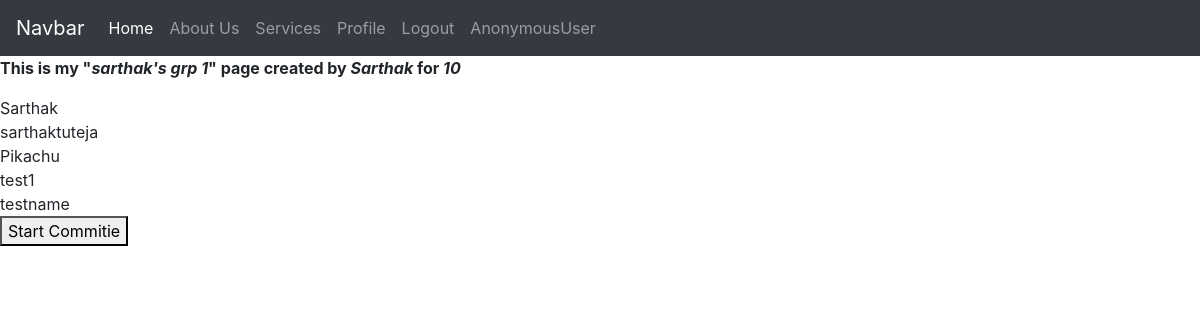
The app's page /get/0ff400a7c092408a9c4862f9a98ff529 with its own data.
### comity/models.py (models this page shows, shortened)
class group_info_table(models.Model):
    id = models.UUIDField(primary_key=True, default=uuid.uuid4, editable=False)
    name = models.CharField(max_length=122)
    amount = models.CharField(max_length=6)
    created_at=models.IntegerField(default=0)
    updated_at=models.IntegerField(default=0)
    start_date=models.IntegerField(default=0)
    end_date=models.IntegerField(default=0)
    created_by_user = models.ForeignKey(
        settings.AUTH_USER_MODEL,
        on_delete=models.CASCADE,
        null=True,
     )

class group_table(models.Model):
    g_id = models.ForeignKey(
        group_info_table,
        on_delete=models.CASCADE,
        null=True,
     )
    u_id =  models.ForeignKey(
        settings.AUTH_USER_MODEL,
        on_delete=models.CASCADE,
        null=True,
     )
    start_comity = models.BooleanField(default=False)
    winner = models.BooleanField(default=False)
    superuser = models.BooleanField(default=False)
    bidAmount = models.IntegerField(default=0)
    def __str__(self):
        return str(self.u_id.username)

### comity/views.py (the view, shortened to what this page needs)
# urls.py: path('get/<str:id>',views.addUserToGroups,name="addUserToGroups"),
def addUserToGroups(request, id):
    people = group_table.objects.filter(g_id = id)
    users = User.objects.exclude(username = request.user)
    group = group_info_table.objects.get(id = id)
    context = {"people" : people, "users" : users, "id" : id , "group" : group, "request" : request}
    return render(request, 'groups.html', context)

### templates/groups.html (shortened to what this page needs)
{% extends 'base.html' %}
{% block body %}
<b><p>This is my "<i>{{group.name}}</i>" page created by <i>{{group.created_by_user}}</i> for <i>{{group.amount}}</i> </p></b>
{% for pupil in people %}
{{ pupil }}<br>
{% endfor %}
<form action = "/get/{{id}}/start" method = "POST">
<button type = "submit" >Start Commitie</button>
</form>
{% endblock body %}

### templates/base.html (shortened to what this page needs)
<!doctype html>
<html lang="en">
  <head>
    <link rel="stylesheet" href="https://stackpath.bootstrapcdn.com/bootstrap/4.3.1/css/bootstrap.min.css">
  </head>
  <body>
<nav class="navbar navbar-expand-lg navbar-dark bg-dark">
  <a class="navbar-brand" href="#">Navbar</a>
  <div class="collapse navbar-collapse" id="navbarNavDropdown">
    <ul class="navbar-nav">
      <li class="nav-item active">
        <a class="nav-link" href="/">Home <span class="sr-only">(current)</span></a>
      </li>
      <li class="nav-item">
        <a class="nav-link" href="/about">About Us</a>
      </li>
      <li class="nav-item">
        <a class="nav-link" href="/services">Services</a>
      </li>
      <li class="nav-item">
        <a class="nav-link" href="/profile">Profile</a>
      </li>
       <li class="nav-item">
        <a class="nav-link" href='/logout'>Logout</a>
      </li>
      <li class="nav-item">
        <a class="nav-link">{{request.user}}</a>
      </li>
    </ul>
  </div>
</nav>
{% block body %} {% endblock body %}
  </body>
</html>

### records on screen
group_info_table: name "sarthak's grp 1", created_by_user "Sarthak", amount "10"
group_table: u_id.username "Sarthak"
group_table: u_id.username "sarthaktuteja"
group_table: u_id.username "Pikachu"
group_table: u_id.username "test1"
group_table: u_id.username "testname"

### other values on screen
{{ request.user }} "AnonymousUser"
